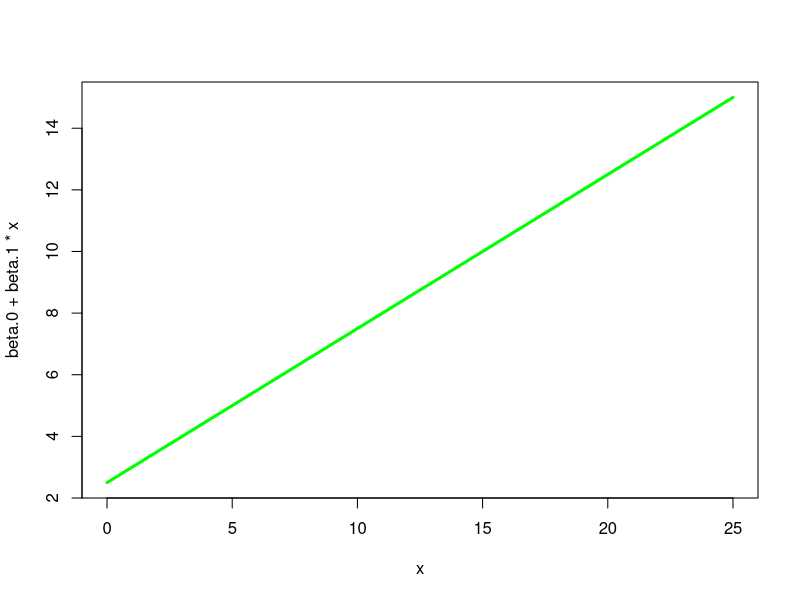
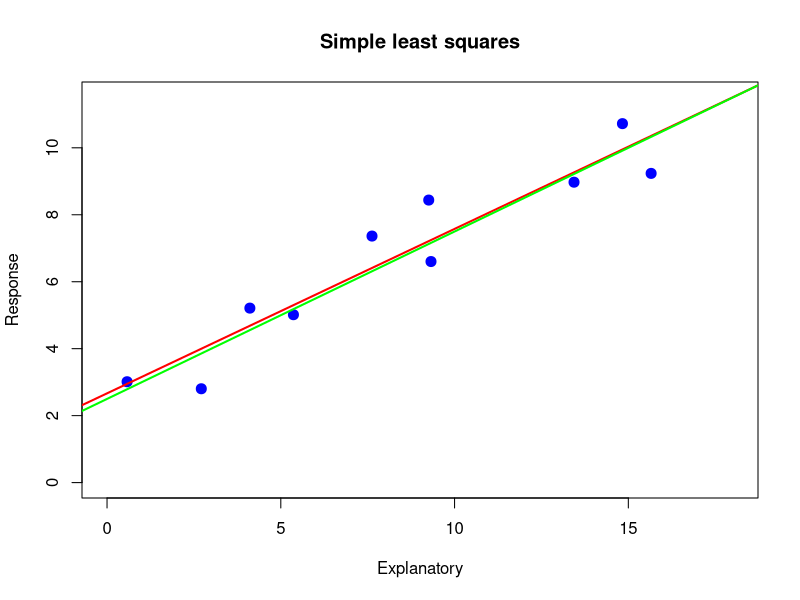
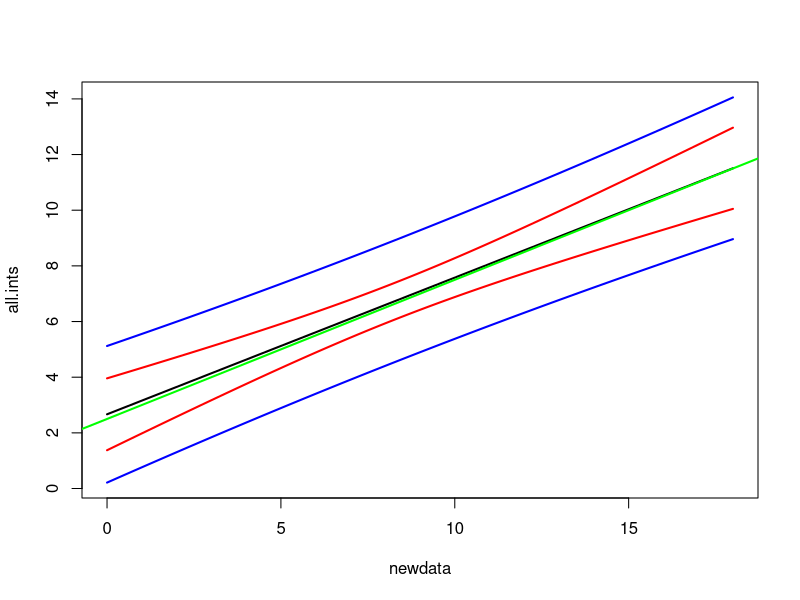

Recreate these plots in R, in order.
### theoretical parameter values
beta.0<-2.5  
beta.1<-0.5
curve(beta.0+beta.1*x, 0, 25, lwd=3, col="green")

#### std. dev of all errors is the same sigma
sigma<-1      

lambda<-1/25
domain<-rexp(1,lambda)
domain

sample.size<-10

x.coords<-runif(sample.size, min=0, max=domain)
x.coords

errors<-rnorm(sample.size,mean=0,sd=sigma)
errors

y.coords<-beta.0 + beta.1*x.coords+errors
y.coords

plot(x.coords,y.coords, cex=2, pch=20, 
     col="blue", 
     main="Simple least squares", 
     ylab="Response", xlab="Explanatory", 
     xlim=c(0, domain), ylim=c(0,beta.1*domain+beta.0))

abline(lm(y.coords ~ x.coords), lwd=2, col="red")
abline(beta.0,beta.1, lwd=2, col="green")

reg<-lm(y.coords ~ x.coords)

reg.all<-summary(reg)
reg.all

###################################### How to predict? ##############

newdata<-data.frame(x.coords=seq(0,domain,0.1))

conf<-predict(reg,newdata,interval="confidence")
pred<-predict(reg,newdata,interval="prediction")
all.ints<-cbind(conf,pred[,-1])

matplot(newdata,all.ints, type="l", lty=1, lwd=2, col=c("black", "red", "red","blue","blue"))
abline(beta.0,beta.1, lwd=2, col="green")

######################################### ANOVA ###############################

anova(reg)
